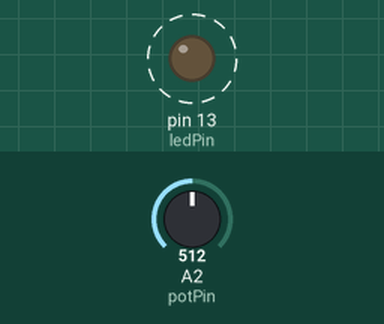
This sketch was run on a simulated Arduino Leonardo, built with avr-gcc and run on an emulated ATmega32U4. On the bench: output pins drawn as LEDs (lit = HIGH). Dashed ring = blinking. The inputs (shaded band) are chosen by the test bench; at power-on: A2 (potPin) = 512. What the sketch prints to the serial monitor is not drawn.

Above: at 1.8 s.
1.9 s: A2 (potPin) set to 0
At 2.7 s:
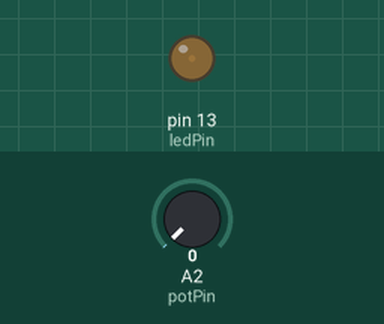
3.6 s: A2 (potPin) set to 122
At 3.9 s:
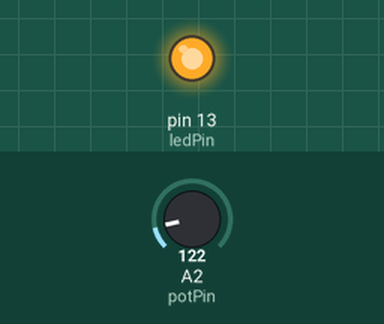
Timing chart, 0 to 13.1 s (numbered marks = the images above; inputs shaded):
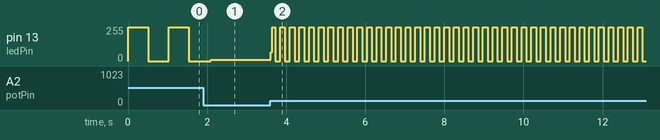

Measured:
- after the input at 3.6 s, pin 13 (ledPin): 9/255 → 67/255 at once, then moves between 0/255 and 255/255, repeating every 0.24 s
- by itself, pin 13 (ledPin): alternates 255/255 for 0.51 s and 0/255 for 0.51 s

The sketch:

potnetiometerTest.ino
```cpp
/* Analog Read to LED
 * ------------------
 *
 * turns on and off a light emitting diode(LED) connected to digital
 * pin 13. The amount of time the LED will be on and off depends on
 * the value obtained by analogRead(). In the easiest case we connect
 * a potentiometer to analog pin 2.
 *
 * Created 1 December 2005
 * copyleft 2005 DojoDave <http://www.0j0.org>
 * http://arduino.berlios.de
 *
 */

int potPin = 2;    // select the input pin for the potentiometer
int ledPin = 13;   // select the pin for the LED
int val = 0;       // variable to store the value coming from the sensor

void setup() {
  pinMode(ledPin, OUTPUT);  // declare the ledPin as an OUTPUT
  Serial.begin(9600);
}

void loop() {
  val = analogRead(potPin);    // read the value from the sensor
  Serial.println (val);
  digitalWrite(ledPin, HIGH);  // turn the ledPin on
  delay(val);                  // stop the program for some time
  digitalWrite(ledPin, LOW);   // turn the ledPin off
  delay(val);                  // stop the program for some time
}
```
